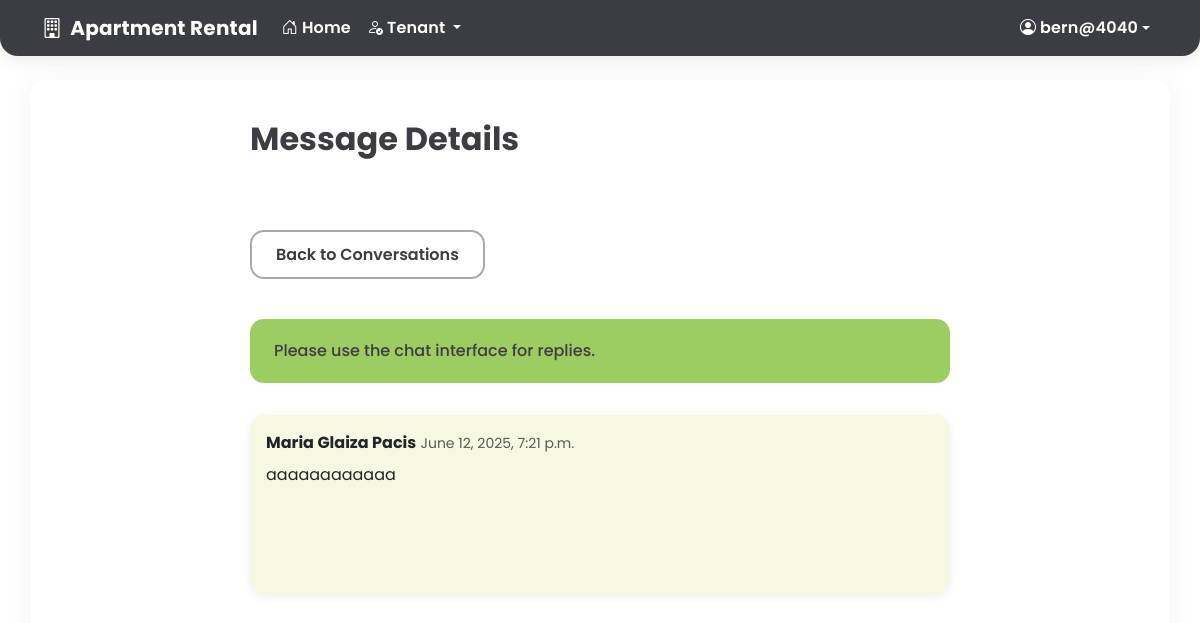
/tenant/messages/15/ (signed in), run on the app's committed database.
### core/models.py (models this page shows, shortened)
class User(AbstractUser):
    CLIENT = 1
    TENANT = 2
    ADMIN = 3
    ROLE_CHOICES = (
        (CLIENT, 'Client'),
        (TENANT, 'Tenant'),
        (ADMIN, 'Admin'),
    )
    role = models.PositiveSmallIntegerField(choices=ROLE_CHOICES, default=CLIENT)
    phone_number = models.CharField(max_length=20, blank=True, null=True)
    facebook_account = models.CharField(max_length=100, blank=True, null=True)
    address = models.TextField(blank=True, null=True)
    occupation = models.CharField(max_length=100, blank=True, null=True)
    profile_picture = models.ImageField(upload_to='profile_pics/', blank=True, null=True)

class Message(models.Model):
    conversation = models.ForeignKey(Conversation, related_name='messages', on_delete=models.CASCADE, null=True, blank=True)
    sender = models.ForeignKey(User, related_name='sent_messages', on_delete=models.CASCADE)
    recipient = models.ForeignKey(User, related_name='received_messages', on_delete=models.CASCADE)
    subject = models.CharField(max_length=200)
    content = models.TextField()
    is_read = models.BooleanField(default=False)
    created_at = models.DateTimeField(auto_now_add=True)

### core/views.py (the view)
# urls.py: path('tenant/messages/<int:pk>/', views.tenant_message_detail, name='tenant_message_detail'),
@login_required
def tenant_message_detail(request, pk):
    if request.user.role != User.TENANT:
        return redirect('dashboard')
    message = get_object_or_404(Message, pk=pk)
    if message.recipient == request.user and not message.is_read:
        message.is_read = True
        message.save()
    return render(request, 'tenant/message_detail.html', {'message': message})

### templates/tenant/message_detail.html (shortened to what this page needs)
{% extends 'base.html' %}
{% block content %}
<div class="msg-detail-container">
    <h2 class="msg-detail-title" style="font-weight:700;color:var(--charcoal);margin-bottom:2rem;">Message Details</h2>
    <a href="{% url 'tenant_messages' %}" class="msg-detail-back-btn">Back to Conversations</a>
    <div class="msg-detail-alert">
        Please use the chat interface for replies.
    </div>
    <div class="msg-detail-convo-area" style="height:180px;overflow-y:auto;background:var(--soft-cream);border-radius:14px;padding:1rem;margin-top:2rem;box-shadow:0 2px 8px 0 rgba(60,61,66,0.08);">
        <div class="mb-2"><strong>{{ message.sender.get_full_name|default:'Sender Name' }}</strong> <span class="text-muted small">{{ message.created_at|default:'2024-01-01 12:00' }}</span></div>
        <div>{{ message.content|default:'(Message content preview goes here...)' }}</div>
    </div>
</div>
{% endblock %}

### templates/partials/_navbar.html (shortened to what this page needs)
<nav class="navbar navbar-expand-lg navbar-charcoal">
    <div class="container">
        <a class="navbar-brand fw-bold d-flex align-items-center" href="{% url 'home' %}">
            <i class="bi bi-building me-2"></i>Apartment Rental
        </a>
        <div class="collapse navbar-collapse" id="navbarNav">
            <ul class="navbar-nav me-auto">
                <li class="nav-item">
                    <a class="nav-link" href="{% url 'home' %}">
                        <i class="bi bi-house-door me-1"></i>Home
                    </a>
                </li>
                {% if user.is_authenticated %}
                    {% if user.role == user.ADMIN or user.is_superuser %}
                        <li class="nav-item dropdown">
                            <a class="nav-link dropdown-toggle" href="#" id="adminDropdown" role="button" data-bs-toggle="dropdown">
                                <i class="bi bi-speedometer2 me-1"></i>Admin
                            </a>
                            <ul class="dropdown-menu">
                                <li><a class="dropdown-item" href="{% url 'admin_dashboard' %}"><i class="bi bi-grid me-2"></i>Dashboard</a></li>
                                <li><a class="dropdown-item" href="{% url 'admin_units_list' %}"><i class="bi bi-house-gear me-2"></i>Units</a></li>
                                <li><a class="dropdown-item" href="{% url 'admin_applications' %}"><i class="bi bi-file-earmark-text me-2"></i>Applications</a></li>
                                <li><a class="dropdown-item" href="{% url 'admin_tenants' %}"><i class="bi bi-people me-2"></i>Tenants</a></li>
                                <li><a class="dropdown-item" href="{% url 'admin_payments' %}"><i class="bi bi-cash-stack me-2"></i>Payments</a></li>
                                <li><a class="dropdown-item" href="{% url 'admin_announcements' %}"><i class="bi bi-megaphone me-2"></i>Announcements</a></li>
                                <li><a class="dropdown-item" href="{% url 'admin_leave_requests' %}"><i class="bi bi-door-open me-2"></i>Leave Requests</a></li>
                                <li><a class="dropdown-item" href="{% url 'admin_messages' %}"><i class="bi bi-chat-left-text me-2"></i>Messages</a></li>
                            </ul>
                        </li>
                    {% elif user.role == user.TENANT %}
                        <li class="nav-item dropdown">
                            <a class="nav-link dropdown-toggle" href="#" id="tenantDropdown" role="button" data-bs-toggle="dropdown">
                                <i class="bi bi-person-check me-1"></i>Tenant
                            </a>
                        </li>
                    {% endif %}
                {% endif %}
            </ul>
            <ul class="navbar-nav">
                {% if user.is_authenticated %}
                    <li class="nav-item dropdown">
                        <a class="nav-link dropdown-toggle d-flex align-items-center" href="#" id="userDropdown" role="button" data-bs-toggle="dropdown">
                            <i class="bi bi-person-circle me-1"></i>
                            <span class="d-none d-lg-inline">{{ user.username|truncatechars:12 }}</span>
                        </a>
                    </li>
                {% endif %}
            </ul>
        </div>
    </div>
</nav>

### static/css/style.css (style rules this page uses)
:root { --charcoal: #3C3D42; --kiwi-green: #9CCD62; --soft-cream: #F6F8E2; --sage-beige: #E0DDCA; --cloud-white: #FFFFFF; --error-red: #D9534F; --sky-blue: #5BC0DE; --success-olive: #6BA539; --neutral-gray: #A9A9A9; }
a { text-decoration: none; }

### templates/partials/_navbar.html (style rules this page uses)
.navbar-charcoal { background-color: var(--charcoal) !important; color: var(--cloud-white) !important; border-radius: 0 0 18px 18px; box-shadow: 0 4px 18px 0 rgba(60, 61, 66, 0.10); font-family: 'Poppins', Arial, sans-serif !important; padding-top: 0.5rem; padding-bottom: 0.5rem; }
.navbar-charcoal .navbar-brand, .navbar-charcoal .nav-link, .navbar-charcoal .bi { color: var(--cloud-white) !important; font-family: 'Poppins', Arial, sans-serif !important; font-weight: 600; letter-spacing: 0.01em; }

### templates/tenant/message_detail.html (style rules this page uses)
.msg-detail-container { font-family: 'Poppins', Arial, sans-serif !important; max-width: 700px; margin: 2.5rem auto 0 auto; }
.msg-detail-alert { background: var(--kiwi-green); color: var(--charcoal); border-radius: 14px; border: none; font-weight: 500; margin-bottom: 2rem; padding: 1.25rem 1.5rem; }
.msg-detail-back-btn { background: var(--cloud-white); color: var(--charcoal); border-radius: 14px; font-weight: 600; border: 2px solid var(--neutral-gray); margin-bottom: 2.5rem; margin-top: 2.5rem; padding: 0.65rem 1.5rem; transition: border 0.2s, color 0.2s, background 0.2s; display: inline-block; }

### data on the page
User: username "bern@4040"
Message: sender.get_full_name "Maria Glaiza Pacis", created_at "June 12, 2025, 7:21 p.m.", content "aaaaaaaaaaaa"
